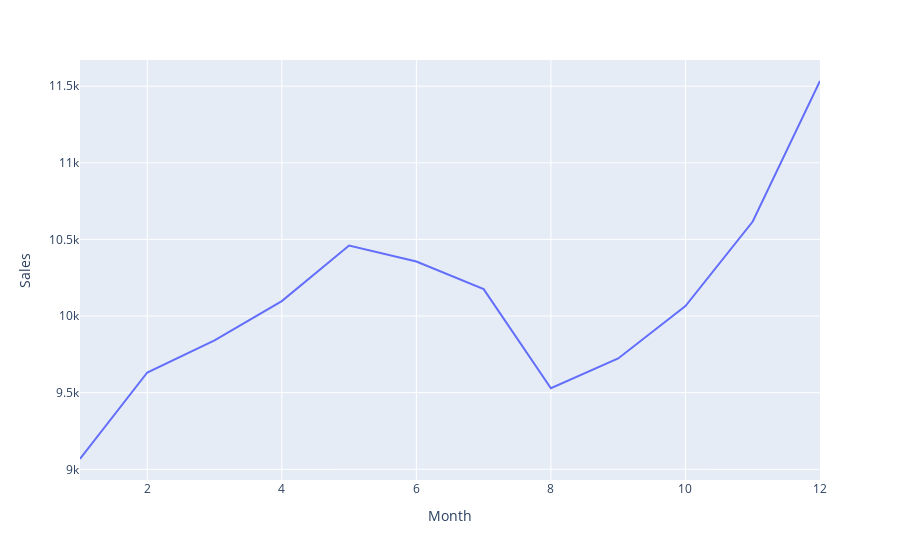

Notebook code cell kept with this figure:
### Code cell
store_b = merged_df[merged_df["StoreType"] == "b"]

temp = store_b.groupby("Month").agg({"Sales": "mean"})
fig = px.line(temp, x=temp.index, y="Sales")
fig.show()

### Figure 1 — Plotly figure (JSON) as saved in the notebook; plotly's stock layout.template omitted (floating-point values rounded to 4 significant figures)
{"data": [{"hovertemplate": "Month=%{x}<br>Sales=%{y}<extra></extra>", "legendgroup": "", "line": {"color": "#636efa", "dash": "solid"}, "mode": "lines", "name": "", "orientation": "v", "showlegend": false, "type": "scatter", "x": [1, 2, 3, 4, 5, 6, 7, 8, 9, 10, 11, 12], "xaxis": "x", "y": [9067.0, 9632.0, 9841.0, 10100.0, 10460.0, 10360.0, 10180.0, 9529.0, 9723.0, 10060.0, 10620.0, 11530.0], "yaxis": "y"}], "layout": {"legend": {"tracegroupgap": 0}, "margin": {"t": 60}, "xaxis": {"anchor": "y", "domain": [0, 1], "title": {"text": "Month"}}, "yaxis": {"anchor": "x", "domain": [0, 1], "title": {"text": "Sales"}}}}
